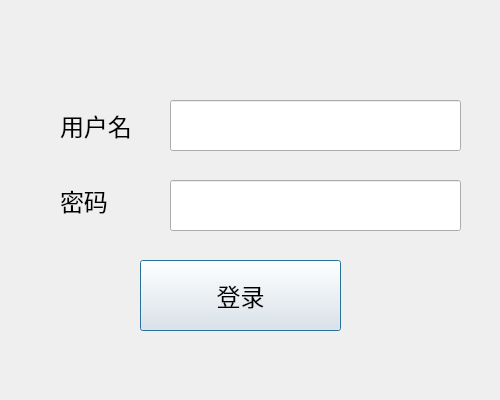
<?xml version="1.0" encoding="UTF-8"?>
<ui version="4.0">
 <class>LoginDialog1</class>
 <widget class="QDialog" name="LoginDialog1">
  <property name="geometry">
   <rect>
    <x>0</x>
    <y>0</y>
    <width>500</width>
    <height>400</height>
   </rect>
  </property>
  <property name="windowTitle">
   <string>Dialog</string>
  </property>
  <widget class="QPushButton" name="loginBtn">
   <property name="geometry">
    <rect>
     <x>140</x>
     <y>260</y>
     <width>201</width>
     <height>71</height>
    </rect>
   </property>
   <property name="font">
    <font>
     <family>Agency FB</family>
     <pointsize>18</pointsize>
    </font>
   </property>
   <property name="text">
    <string>登录</string>
   </property>
  </widget>
  <widget class="QLabel" name="label">
   <property name="geometry">
    <rect>
     <x>60</x>
     <y>110</y>
     <width>71</width>
     <height>31</height>
    </rect>
   </property>
   <property name="font">
    <font>
     <family>Agency FB</family>
     <pointsize>18</pointsize>
    </font>
   </property>
   <property name="text">
    <string>用户名</string>
   </property>
  </widget>
  <widget class="QLabel" name="label_2">
   <property name="geometry">
    <rect>
     <x>60</x>
     <y>180</y>
     <width>81</width>
     <height>41</height>
    </rect>
   </property>
   <property name="font">
    <font>
     <family>Agency FB</family>
     <pointsize>18</pointsize>
    </font>
   </property>
   <property name="text">
    <string>密码</string>
   </property>
  </widget>
  <widget class="QLineEdit" name="pwdLineEdit">
   <property name="geometry">
    <rect>
     <x>170</x>
     <y>180</y>
     <width>291</width>
     <height>51</height>
    </rect>
   </property>
   <property name="font">
    <font>
     <family>Arial</family>
     <pointsize>14</pointsize>
    </font>
   </property>
   <property name="echoMode">
    <enum>QLineEdit::Password</enum>
   </property>
  </widget>
  <widget class="QLineEdit" name="userNameLineEdit">
   <property name="geometry">
    <rect>
     <x>170</x>
     <y>100</y>
     <width>291</width>
     <height>51</height>
    </rect>
   </property>
   <property name="font">
    <font>
     <family>Arial</family>
     <pointsize>14</pointsize>
    </font>
   </property>
  </widget>
 </widget>
 <resources/>
 <connections/>
</ui>
